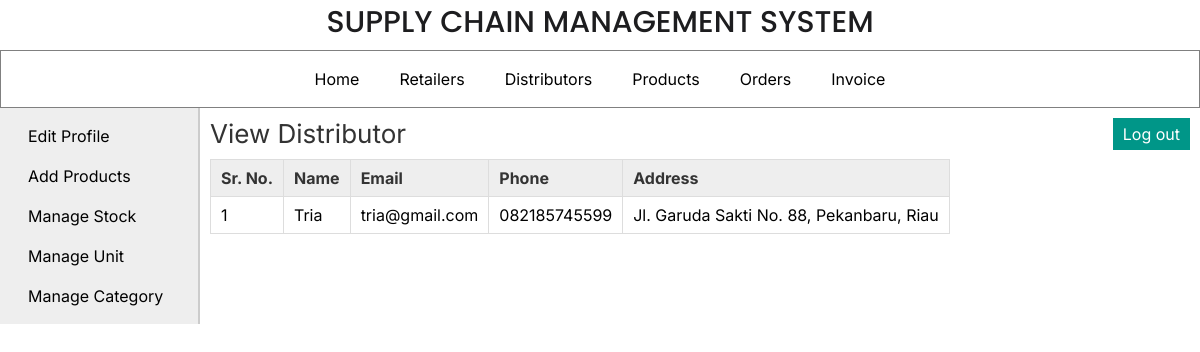
Screenshot of /manufacturer/view_distributor.php (signed in) with the database file from the repository.
### tables this page shows
CREATE TABLE `distributor` (
  `dist_id` int(11) NOT NULL,
  `dist_name` varchar(25) NOT NULL,
  `dist_email` varchar(50) DEFAULT NULL,
  `dist_phone` varchar(12) NOT NULL,
  `dist_address` varchar(200) DEFAULT NULL
);

### manufacturer/view_distributor.php (the view, shortened to what this page needs)
<?php
	include("../includes/config.php");
	if(isset($_SESSION['manufacturer_login'])) {
		if($_SESSION['manufacturer_login'] == true) {
			$query_selectDistributor = "SELECT * FROM distributor";
			$result_selectDistributor = mysqli_query($con,$query_selectDistributor);
		}
		else {
			header('Location:../index.php');
		}
	}
	else {
		header('Location:../index.php');
	}
?>
<!DOCTYPE html>
<html>
<head>
	<link rel="stylesheet" href="../includes/main_style.css" >
</head>
<body>
	<?php
		include("../includes/header.inc.php");
		include("../includes/nav_manufacturer.inc.php");
		include("../includes/aside_manufacturer.inc.php");
	?>
	<section>
		<h1>View Distributor</h1>
		<form action="" method="POST" class="form">
		<table class="table_displayData">
			<tr>
				<th>Sr. No.</th>
				<th>Name</th>
				<th>Email</th>
				<th>Phone</th>
				<th>Address</th>
			</tr>
			<?php $i=1; while($row_selectDistributor = mysqli_fetch_array($result_selectDistributor)) { ?>
			<tr>
				<td> <?php echo $i; ?> </td>
				<td> <?php echo $row_selectDistributor['dist_name']; ?> </td>
				<td> <?php echo $row_selectDistributor['dist_email']; ?> </td>
				<td> <?php echo $row_selectDistributor['dist_phone']; ?> </td>
				<td> <?php echo $row_selectDistributor['dist_address']; ?> </td>
			</tr>
			<?php $i++; } ?>
		</table>
		</form>
	</section>
</body>
</html>

### includes/main_style.css (style rules this page uses)
* { font-family: 'Inter', Helvetica, sans-serif; margin:0px; padding:0px; box-sizing: border-box; }
section { width:1000px; padding:10px; padding-bottom:40px; }
section h1 { margin-bottom:10px; font-weight:normal; color:#333; font-size: 26px; }
table { border-collapse: collapse; }
.table_displayData td, .table_displayData th { border:1px solid #ddd; padding: 8px 10px; text-align: left; }
.table_displayData th { background-color:#eee; color:#333; }

### rows the page displays
distributor: dist_name "Tria", dist_email "tria@gmail.com", dist_phone "082185745599", dist_address "Jl. Garuda Sakti No. 88, Pekanbaru, Riau"
